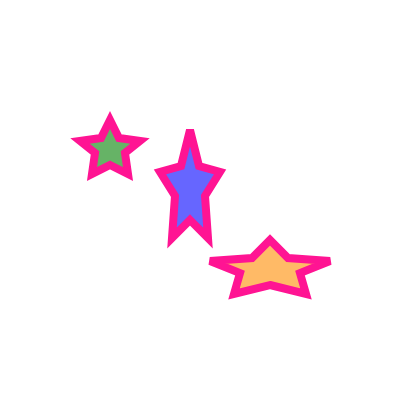

Specify this chart in Vega-Lite:
### Vega specification from a JSON file in a GitHub repository (floating-point values rounded to 4 significant figures)
{"$schema": "https://vega.github.io/schema/vega/v5.json", "description": "A simple pie chart with embedded data.", "background": "white", "padding": 5, "width": 200, "height": 200, "style": "view", "data": [{"name": "data_0", "values": [{"x": 50, "y": 70, "fill": "green", "scaleX": 15, "scaleY": 15}, {"x": 90, "y": 90, "fill": "blue", "scaleX": 15, "scaleY": 30}, {"x": 130, "y": 130, "fill": "darkorange", "scaleX": 30, "scaleY": 15}]}], "marks": [{"name": "marks", "type": "path", "from": {"data": "data_0"}, "style": ["arc"], "encode": {"update": {"x": {"field": "x"}, "y": {"field": "y"}, "scaleX": {"field": "scaleX"}, "scaleY": {"field": "scaleY"}, "path": {"value": "M0,.5L.6,.8L.5,.1L1,-.3L.3,-.4L0,-1L-.3,-.4L-1,-.3L-.5,.1L-.6.8L0,.5Z"}, "fill": {"field": "fill"}, "fillOpacity": {"value": 0.6}, "stroke": {"value": "deeppink"}, "strokeWidth": {"value": 4}}}}]}
